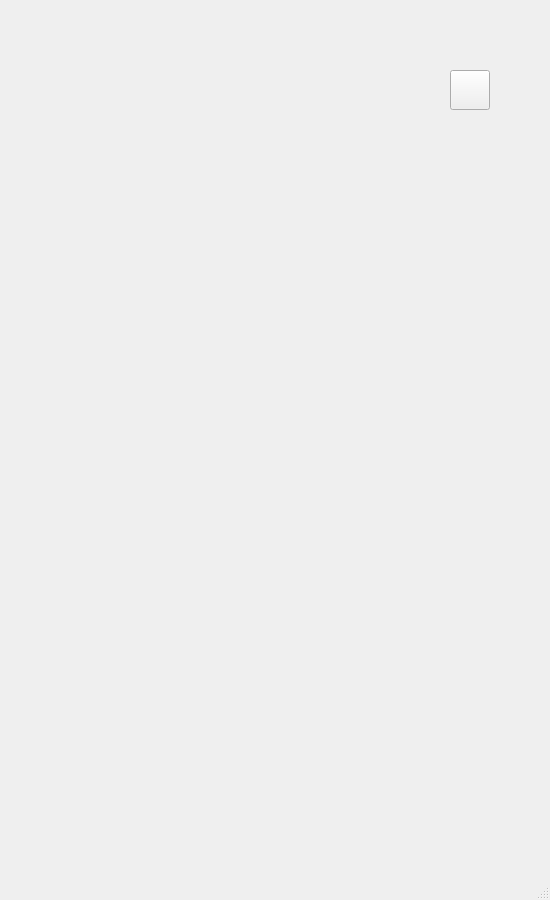
<?xml version="1.0" encoding="UTF-8"?>
<ui version="4.0">
 <class>MainWindow</class>
 <widget class="QMainWindow" name="MainWindow">
  <property name="geometry">
   <rect>
    <x>0</x>
    <y>0</y>
    <width>550</width>
    <height>900</height>
   </rect>
  </property>
  <property name="windowTitle">
   <string>MainWindow</string>
  </property>
  <widget class="QWidget" name="centralwidget">
   <widget class="QLabel" name="lbl">
    <property name="geometry">
     <rect>
      <x>450</x>
      <y>120</y>
      <width>40</width>
      <height>40</height>
     </rect>
    </property>
    <property name="text">
     <string/>
    </property>
    <property name="pixmap">
     <pixmap>0.png</pixmap>
    </property>
   </widget>
   <widget class="QPushButton" name="pb">
    <property name="geometry">
     <rect>
      <x>450</x>
      <y>70</y>
      <width>40</width>
      <height>40</height>
     </rect>
    </property>
    <property name="text">
     <string/>
    </property>
    <property name="icon">
     <iconset>
      <normaloff>0.png</normaloff>0.png</iconset>
    </property>
    <property name="iconSize">
     <size>
      <width>40</width>
      <height>40</height>
     </size>
    </property>
   </widget>
  </widget>
  <widget class="QMenuBar" name="menubar">
   <property name="geometry">
    <rect>
     <x>0</x>
     <y>0</y>
     <width>550</width>
     <height>21</height>
    </rect>
   </property>
  </widget>
  <widget class="QStatusBar" name="statusbar"/>
 </widget>
 <resources/>
 <connections/>
</ui>
